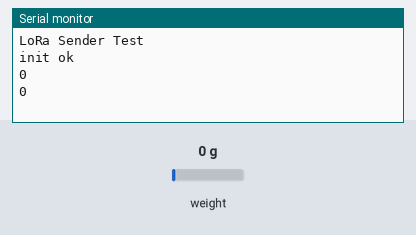
Recording of a sketch running on a simulated ESP32. On the bench: the last lines printed to the serial monitor. Inputs (shaded band) come from the test bench; at power-on: weight on the scale 0 g. No radio packets arrive unless stated.

Above: at 3.0 s.
3.1 s: weight on the scale set to 100 g
At 4.8 s:
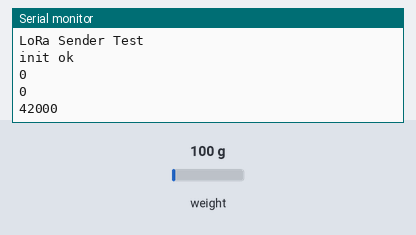
6.0 s: weight on the scale set to 1250 g
At 7.4 s:
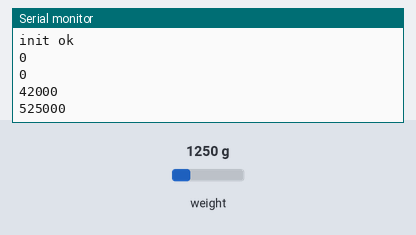
Timing chart, 0 to 9.0 s (numbered marks = the images above; inputs shaded):
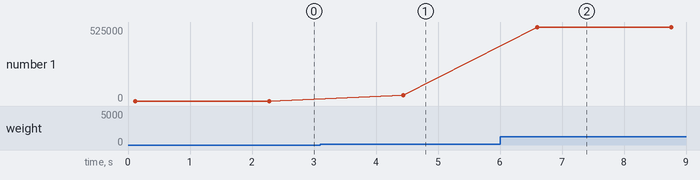

Measured:
- after the input at 3.1 s, the serial monitor: prints a new line after 1.3 s (image 1)
- after the input at 6.0 s, the serial monitor: prints a new line after 0.60 s (image 2)
- plotted number 1: 0 → 42000 after the input at 3.1 s, 42000 → 525000 after the input at 6.0 s

The sketch:

LoRa_SenderSimple.ino
```cpp
#include <SPI.h>
#include <LoRa.h>
#include <Wire.h>
#include "SSD1306.h"
#include <Q2HX711.h>

const byte hx711_data_pin = 12;
const byte hx711_clock_pin = 13; //SCK
Q2HX711 hx711(hx711_data_pin, hx711_clock_pin);

#define SCK     5    // GPIO5  -- SX1278's SCK
#define MISO    19   // GPIO19 -- SX1278's MISnO
#define MOSI    27   // GPIO27 -- SX1278's MOSI
#define SS      18   // GPIO18 -- SX1278's CS
#define RST     14   // GPIO14 -- SX1278's RESET
#define DI0     26   // GPIO26 -- SX1278's IRQ(Interrupt Request)
#define BAND  923E6

unsigned int counter = 0;
long reading;

SSD1306 display(0x3c, 21, 22);
String rssi = "RSSI --";
String packSize = "--";
String packet ;

void setup() {
  Serial.begin(115200);
  while (!Serial);
  Serial.println();
  Serial.println("LoRa Sender Test");

  SPI.begin(SCK,MISO,MOSI,SS);
  LoRa.setPins(SS,RST,DI0);
  if (!LoRa.begin(923E6)) {
    Serial.println("Starting LoRa failed!");
    while (1);
  }
  //LoRa.onReceive(cbk);
  //LoRa.receive();
  Serial.println("init ok");
}

void loop() {
  //reading=(hx711.read()-16694000)/(-5000)*100;
  reading=hx711.read();
  Serial.println(reading);
  // send packet
  LoRa.beginPacket();
  LoRa.print("{\"weight\":");
  LoRa.print(reading);
  LoRa.print("}");
  LoRa.endPacket();
  counter++;
  delay(2000);
}
```
